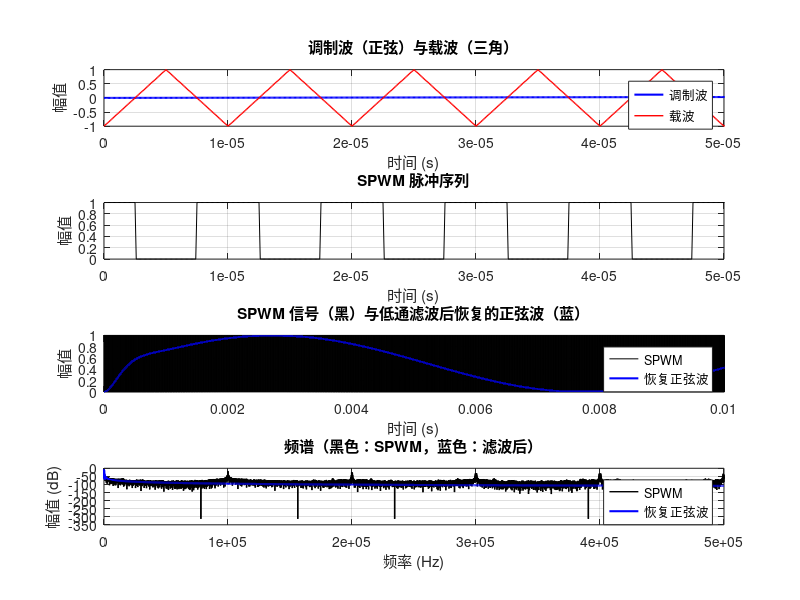

Reproduce this figure in MATLAB.
%% SPWM 调制仿真 - 对应 STM32 实际参数
%   调制波频率 fm = 100 Hz   (最终想要的正弦波)
%   载波频率 fc = 100 kHz    (STM32 定时器 PWM 频率)
%   低通滤波器截止频率 = 1 kHz (介于 fm 和 fc 之间)
%   通过仿真验证 SPWM 原理及滤波器效果

clear; close all; clc;

%% 参数设置 (与硬件对应)
fm = 100;               % 调制波频率 (Hz) -> 输出正弦波频率
fc = 100e3;             % 载波频率 (Hz) -> PWM 开关频率
fs = 100 * fc;          % 仿真采样频率 (Hz)，远高于载波，保证波形连续
t_end = 0.04;           % 仿真时长 (s)，包含 4 个 100Hz 周期

% 时间向量
t = (0:1/fs:t_end-1/fs)';

%% 1. 生成调制波（正弦波）和载波（三角波）
modulating_signal = sin(2 * pi * fm * t);   % 调制波，幅值 ±1
carrier_signal = sawtooth(2 * pi * fc * t, 0.5); % 三角波，幅值 ±1

%% 2. SPWM 比较：得到脉冲序列
% 规则：调制波 > 载波 时输出高电平 (1)，否则低电平 (0)
spwm = double(modulating_signal > carrier_signal);

%% 3. 低通滤波提取基波
% 设计二阶 Butterworth 低通滤波器，截止频率 1 kHz
fc_lpf = 1000;          % 滤波器截止频率 (Hz)
[b, a] = butter(2, fc_lpf/(fs/2), 'low');
filtered_signal = filter(b, a, spwm);   % 滤波后得到正弦波

%% 4. 绘图
figure('Position', [100, 100, 1200, 800]);

% 子图1：调制波与载波（局部放大，显示 5 个载波周期）
subplot(4,1,1);
plot(t, modulating_signal, 'b-', 'LineWidth', 1.5); hold on;
plot(t, carrier_signal, 'r-', 'LineWidth', 1);
xlim([0, 5/fc]);        % 只显示 5 个载波周期
xlabel('时间 (s)'); ylabel('幅值');
title('调制波（正弦）与载波（三角）');
legend('调制波', '载波');
grid on;

% 子图2：SPWM 脉冲序列（局部放大）
subplot(4,1,2);
plot(t, spwm, 'k-', 'LineWidth', 0.5);
xlim([0, 5/fc]);
xlabel('时间 (s)'); ylabel('幅值');
title('SPWM 脉冲序列');
grid on;

% 子图3：SPWM 信号及其滤波后的正弦波（一个完整周期）
subplot(4,1,3);
plot(t, spwm, 'k-', 'LineWidth', 0.5); hold on;
plot(t, filtered_signal, 'b-', 'LineWidth', 1.5);
xlim([0, 1/fm]);        % 显示一个调制波周期 (0~0.01s)
xlabel('时间 (s)'); ylabel('幅值');
title('SPWM 信号（黑）与低通滤波后恢复的正弦波（蓝）');
legend('SPWM', '恢复正弦波');
grid on;

% 子图4：频谱分析
subplot(4,1,4);
Nfft = 2^nextpow2(length(spwm));
f_axis = (0:Nfft/2-1) * (fs/Nfft);
spwm_fft = abs(fft(spwm, Nfft)) / length(spwm);
spwm_fft = spwm_fft(1:Nfft/2);
filtered_fft = abs(fft(filtered_signal, Nfft)) / length(filtered_signal);
filtered_fft = filtered_fft(1:Nfft/2);

% 只显示到 5 倍载波频率
f_max_plot = 5*fc;
idx = find(f_axis <= f_max_plot);

plot(f_axis(idx), 20*log10(spwm_fft(idx)+eps), 'k-', 'LineWidth', 1); hold on;
plot(f_axis(idx), 20*log10(filtered_fft(idx)+eps), 'b-', 'LineWidth', 1.5);
xlabel('频率 (Hz)'); ylabel('幅值 (dB)');
title('频谱（黑色：SPWM，蓝色：滤波后）');
legend('SPWM', '恢复正弦波');
grid on;

%% 5. 显示结果
fprintf('SPWM 仿真完成。\n');
fprintf('调制波频率 (输出正弦波): %.1f Hz\n', fm);
fprintf('载波频率 (PWM 频率): %.1f kHz\n', fc/1e3);
fprintf('低通滤波器截止频率: %.1f Hz\n', fc_lpf);
fprintf('滤波后正弦波幅值: %.3f (理论最大值 0.5? 因滤波器和调制比影响)\n', max(filtered_signal));
